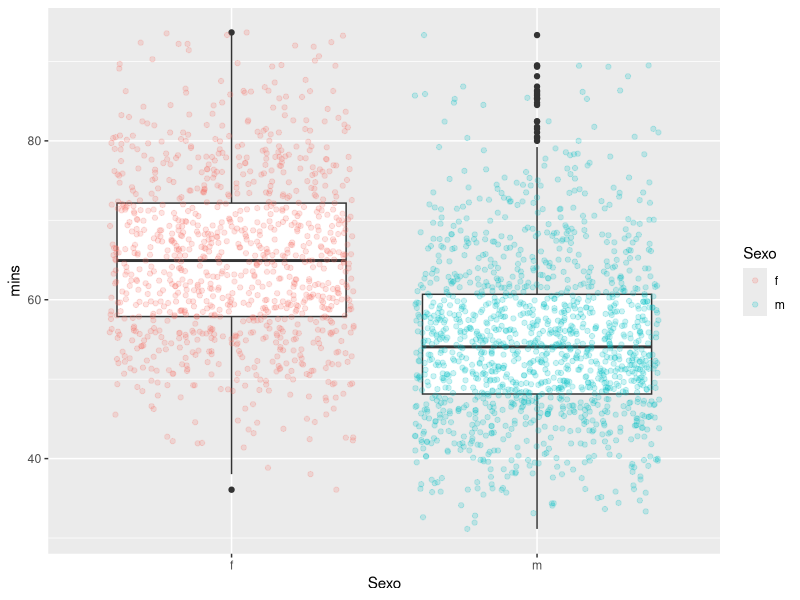

Here is the R script that generated this plot: (Note: this script raises an error after producing the figure.)
## ---- chunk 1
library(ggplot2)
library(knitr)
#
# Functions
#
Time2Mins <- function(s) {
  v <- strsplit(s, ":")
  n <- length(v[[1]])
  m <- 0
  for (i in 1:n) {
    k=as.numeric(v[[1]][n])
    m <- (m*60) + (as.numeric(v[[1]][i]))
  }
  return(m/60)
}
## ---- chunk 2
if (exists("dfBrooks50")) {
  message("Skiping file Read.")
} else {
  dfBrooks50 <- read.csv2("Brooks50.csv")
}
## ---- chunk 3
df <- dfBrooks50[c(1,5:11)]
df$mins=sapply(as.character(df$T.Chip), Time2Mins) 
levels(df$Sexo)[levels(df$Sexo)=="f"] <- "F"
levels(df$Sexo)[levels(df$Sexo)=="m"] <- "M"

nRunners=length(df$Numero)
## ---- chunk 4
summary(df$mins)
## ---- chunk 5
summary(df$Sexo)
## ---- chunk 6
tapply(df$mins, df$Sexo, summary)
## ---- chunk 7
psex <- ggplot(df, aes(Sexo, mins)) +
  geom_boxplot() +
  geom_jitter(aes(color=Sexo), alpha=0.2)  
psex
## ---- chunk 8
s <-summary(df$Categoria)
dfCat <- data.frame(Categoria=names(s), Cant=s, row.names=NULL)
kable(dfCat)
#tapply(df$Categoria, df$Sexo, summary)
#tapply(df$mins, df$Categoria, summary)
## ---- chunk 9
pcat2 <- ggplot(df, aes(Categoria, mins)) +
  geom_boxplot() +
  geom_jitter(aes(color=Sexo), alpha=0.2)  
pcat2
## ---- chunk 10
pcat3 <- ggplot(df, aes(Categoria, mins)) +
  geom_boxplot() +
  geom_jitter(aes(color=Sexo), alpha=0.2)  +
  facet_grid(Sexo~.) 
pcat3
## ---- chunk 11
x <- tapply(df$Categoria, df$Sexo, summary)
df2F <- data.frame(Categoria=labels(x[["F"]]), Sexo="F", Cant=x[["F"]], row.names=NULL)
df2M <- data.frame(Categoria=labels(x[["M"]]), Sexo="M", Cant=x[["M"]], row.names=NULL)
df2 <- rbind(df2F,df2M)


plotSexNumbers <-ggplot(data=df2, aes(x=Categoria, y=Cant, fill=Sexo)) +
    geom_bar(stat="identity", position="dodge")
plotSexNumbers
